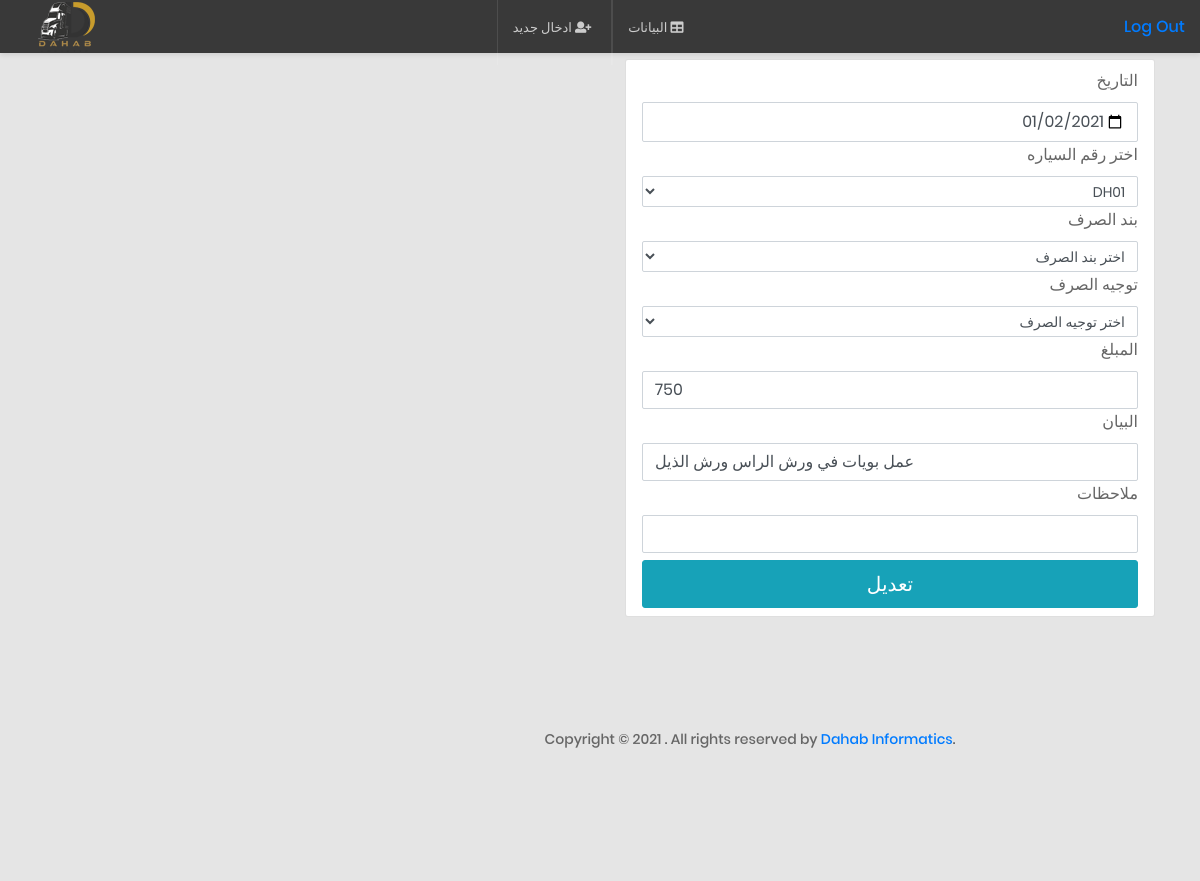
/admin-master/edit.php?id=1, run on the app's committed database.
### tables this page shows
CREATE TABLE `add_payment` (
  `id` int(222) NOT NULL,
  `date` date NOT NULL,
  `car_num` varchar(222) DEFAULT NULL,
  `cat_name` varchar(255) NOT NULL,
  `dir_name` varchar(255) NOT NULL,
  `salary` int(222) NOT NULL,
  `data` varchar(222) NOT NULL,
  `notes` varchar(222) NOT NULL
);

### admin-master/edit.php (the view, shortened to what this page needs)
<?php include ('includes/header.php'); ?>
<div class="page-container">
    <div class="main-content">
        <div class="section__content section__content--p30">
            <div class="container-fluid">
                <div class="row">
                    <div class="col-lg-4">
                    </div>
                    <div class="col-lg-8">
                        <div class="card">
                            <div class="card-body card-block">
                                <?php
		if ( (isset($_GET['id'])) && (is_numeric($_GET['id'])) ) {
		$id = $_GET['id'];
		}
		elseif ( (isset($_POST['id'])) && (is_numeric($_POST['id'])) ) {
		$id = $_POST['id'];
		}
		else {
		echo '<p class="error">This page has been accessed in error</p>';
        header( "refresh:1;url=index.php" );
		exit();
		}
require ('connect-mysql.php');
$q = "SELECT id, date,car_num,cat_name,dir_name,salary,data,notes FROM add_payment WHERE id=$id";
$result = @mysqli_query ($dbcon, $q);
if (mysqli_num_rows($result) == 1)
{
	$row = mysqli_fetch_array ($result, MYSQLI_NUM);
	echo '<form action="edit.php" method="post">
    <p><label for="input-normal" class=" form-control-label">التاريخ</label>
    <input type="date" name="date"class="form-control"
    value="' . $row[1] . '"/></p>
	<p><label for="input-normal" class=" form-control-label">اختر رقم السياره</label>
    <select id="cars" name="cars" class="form-control-sm form-control" value="' . $row[2] . '">
    <option value="DH01">DH01</option>
          </select></p>
          <p><label for="input-normal" class=" form-control-label">بند الصرف</label>
          <select id="ddlCountry" name="ddlCountry" class="form-control-sm form-control"
        value="' . $row[3] . '" onchange="countryChange(this);">
          <option value="all">اختر بند الصرف</option>
         </select></p>
	<p> <label for="dirname" class=" form-control-label">توجيه الصرف</label>
    <select id="ddlAge" name="ddlAge"class="form-control-sm form-control" value="' . $row[4] . '">
       <option value="all">اختر توجيه الصرف </option>
    </select></p>
	<p> <label for="input-normal" class=" form-control-label">المبلغ</label>
    <input type="text" name="salary"  class="form-control"
     value="' . $row[5] . '"/></p>
	<p> <label for="input-normal" class="form-control-label">البيان</label>
    <input type="text" name="data"  class="form-control"
    value="' . $row[6] . '"/></p>
	<p><label for="input-normal" class="form-control-label">ملاحظات</label>
    <input type="text" name="notes"  class="form-control"
    value="' . $row[7] . '"/></p>
    <div>
       <button id="payment-button" type="submit" class="btn btn-lg btn-info btn-block new-bttn"
        name="submit" value="edit">
         <span id="payment-button-amount">تعديل</span>
       </button>
    </div>
       <input type="hidden" name="id" value="' . $id . '"/>
	</form>';
}
else {
	  echo '<p class="error">This page has been accessed in error</p>';
	 }
?>
                            </div>
                        </div>
                    </div>
                </div>
                <?php include ('includes/footer.php'); ?>

### data on the page
add_payment: date "01/02/2021", cars "DH01", ddlCountry "اختر بند الصرف", ddlAge "اختر توجيه الصرف", salary "750", data "عمل بويات في ورش الراس ورش الذيل"
